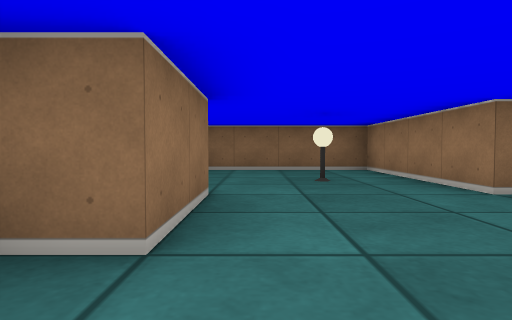
[1] (above)

12 first-person views from a walk through a cub3D maze. The camera is about half as high as the walls, tilts 2° down and sees 75° across. The floor is counted in squares. Each view is taken from the middle of a square. On the plan, view 1 faces up. The plan holds only what a view shows up to about 9 squares ahead; the rest is blank. The place goes on beyond the plan.

[2]
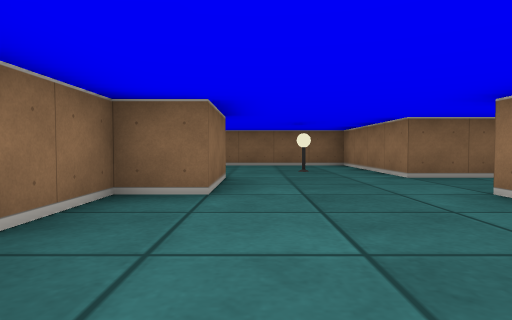

[3]
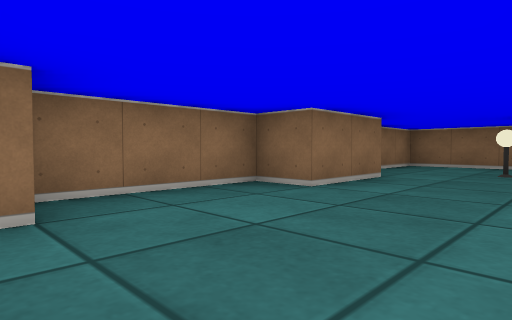

[4]
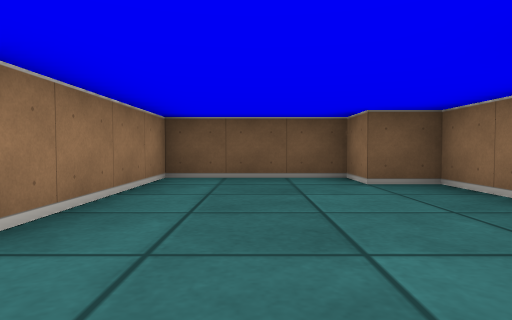

[5]
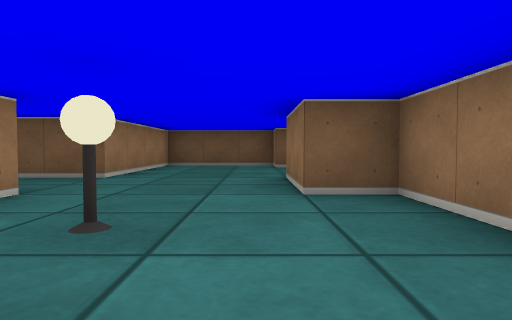

[6]
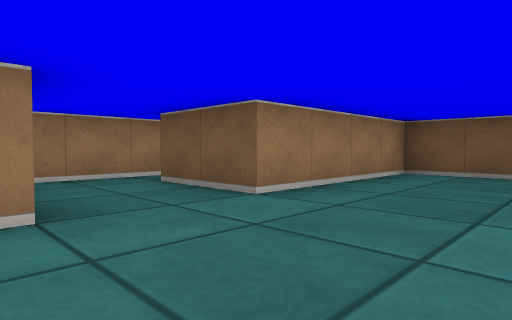

[7]
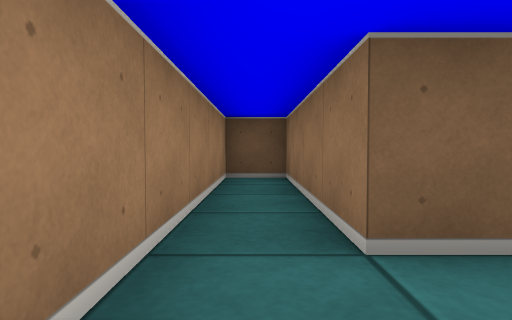

[8]
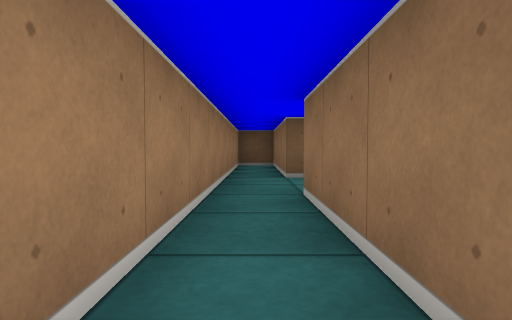

[9]
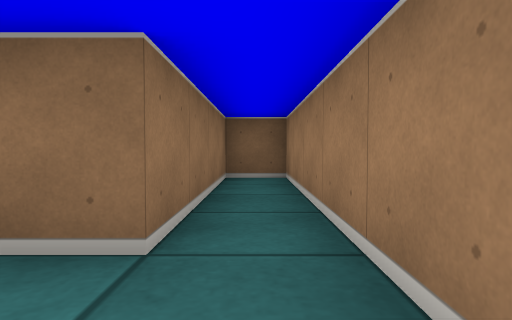

[10]
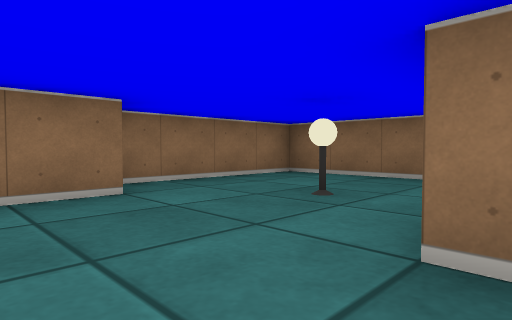

[11]
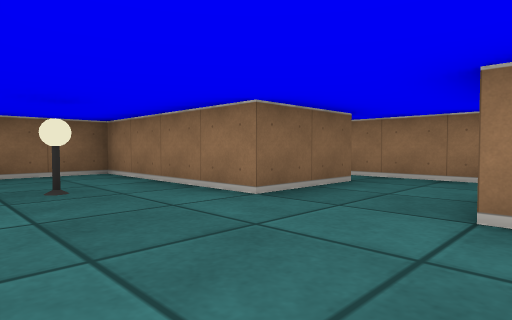

[12]
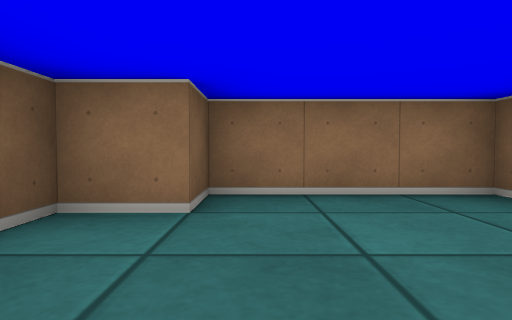

### Floor plan
Ten units are one square. View 1 is at (0, 0); x grows to the right and y downward. Boxes are objects, and circles mark ways between rooms. Rooms are numbered by the first view taken in them; rooms with no view inside come last. Other rooms are left out.
<svg viewBox="-20 -80 80 110">
<path fill="none" stroke="#000" d="M25 -35 25 -75 -15 -75 -15 -35 -5 -35 -5 -15 -15 -15 -15 15 -5 15 -5 25 25 25 25 -15M25 -15 45 -15 45 25 55 25 55 -75 45 -75 45 -35 25 -35"/>
<rect x="5" y="-55" width="10" height="10" fill="#bbb"><title>lamp</title></rect>
<circle cx="35" cy="-25" r="3" fill="#2a7"/>
<text x="10" y="-30">1</text>
<text x="50" y="-30">2</text>
</svg>
Room 1 opens to room 2.

Where each view was taken, in squares from view 1:
view 1: 0 up, 0 right, facing up
view 2: 2 down, 0 right, facing up
view 3: 2 down, 2 right, facing up-left
view 4: 3 up, 1 right, facing down
view 5: 7 up, 0 right, facing down
view 6: 4 up, 0 right, facing down-right
view 7: 3 up, 5 right, facing down
view 8: 7 up, 5 right, facing down
view 9: 2 up, 5 right, facing up
view 10: 2 up, 3 right, facing up-left
view 11: 1 up, 0 right, facing up-right
view 12: 1 down, 2 right, facing left
